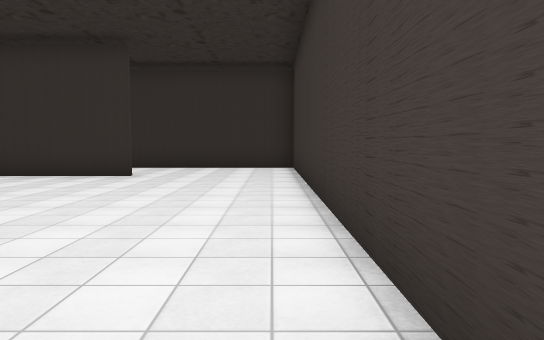
[1] (above)

24 first-person views from a walk through a scene from a Unity 3-D project. The camera is 1.5 m above the floor, tilts 4° down and sees 70° across. The floor is counted in squares, 2 m on a side. Each view is taken from the middle of a square. On the plan, view 1 faces up. The plan holds only what a view shows up to about 12 squares ahead; the rest is blank. The place goes on beyond the plan. The player is left out. Some surface patterns are stand-ins.

[2]
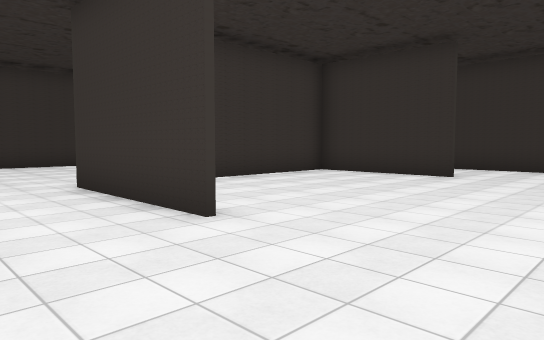

[3]
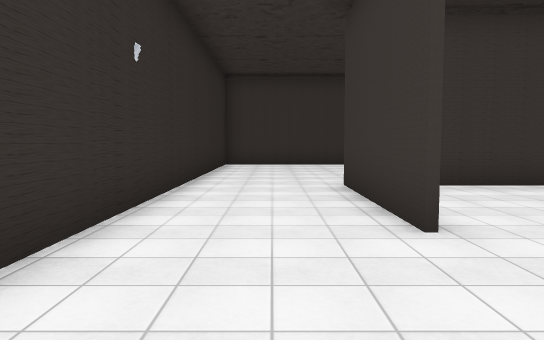

[4]
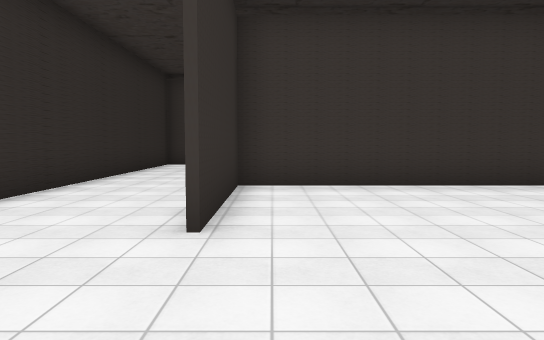

[5]
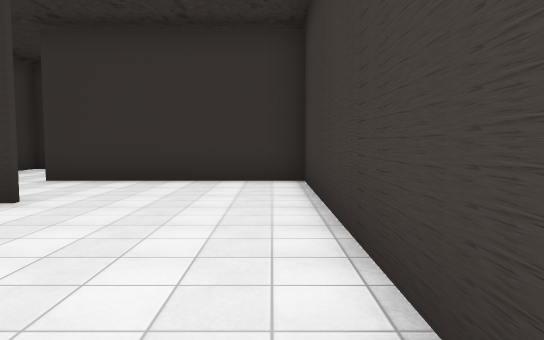

[6]
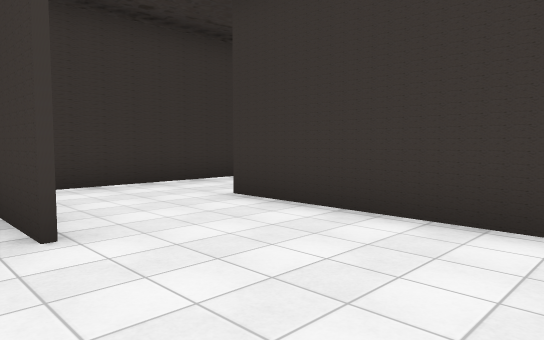

[7]
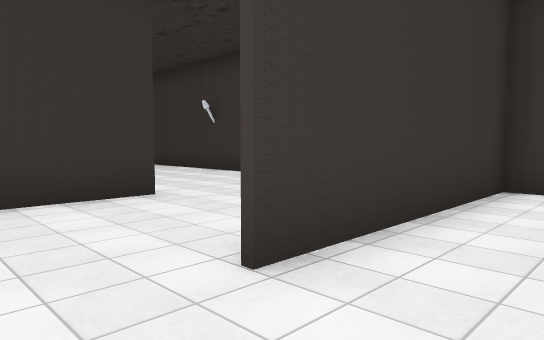

[8]
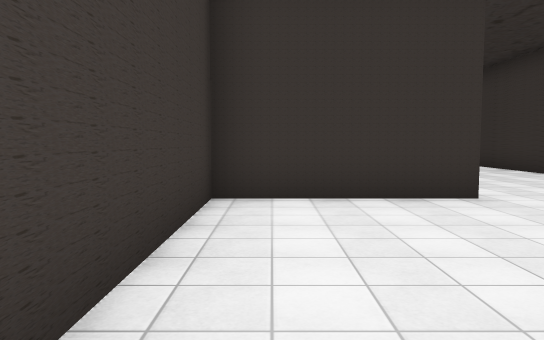

[9]
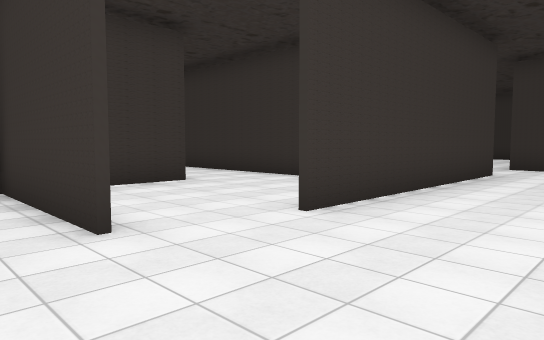

[10]
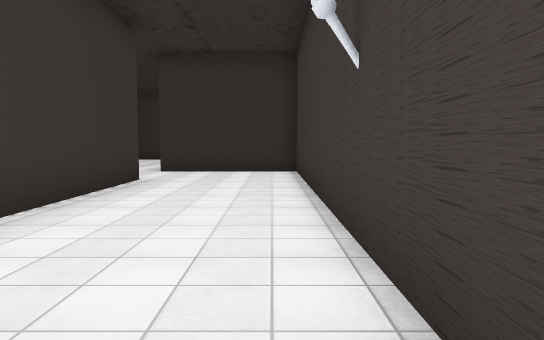

[11]
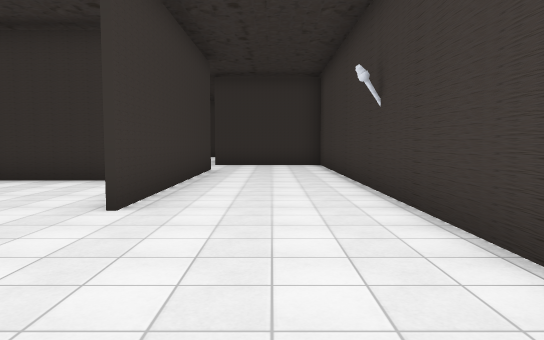

[12]
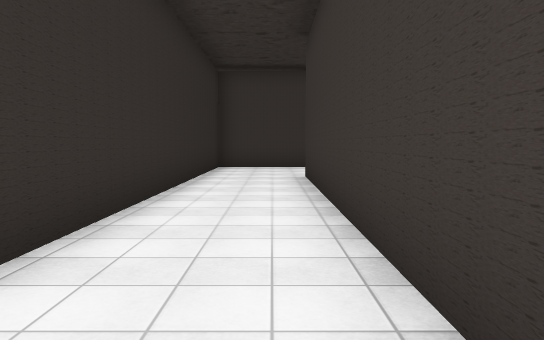

[13]
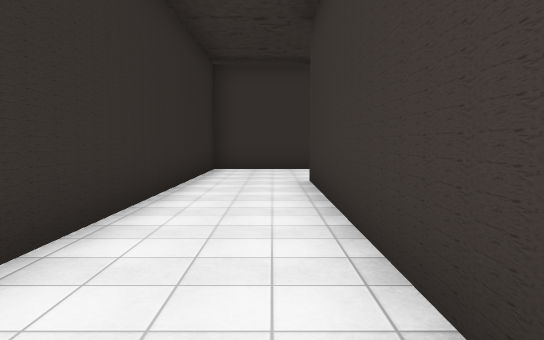

[14]
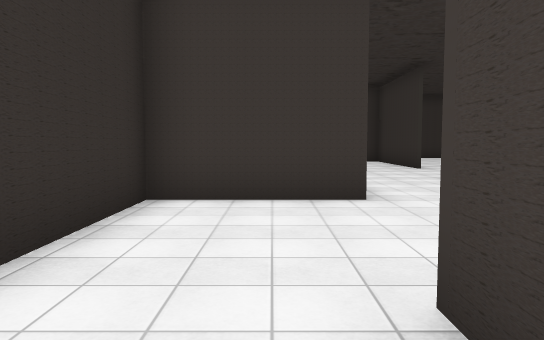

[15]
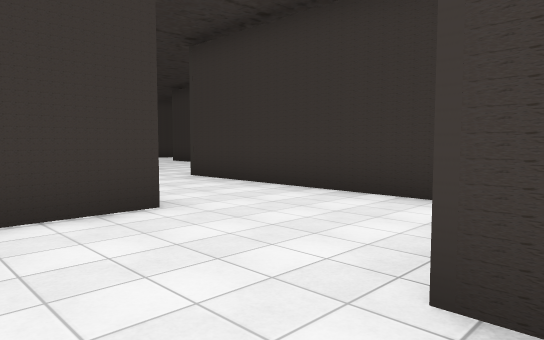

[16]
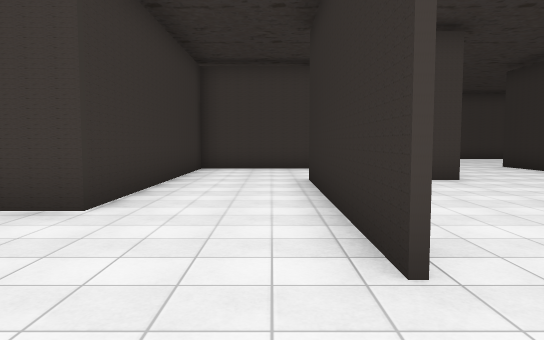

[17]
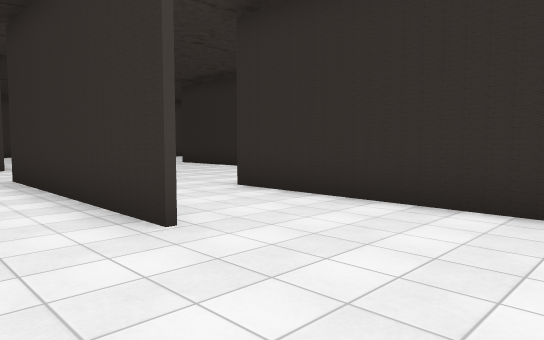

[18]
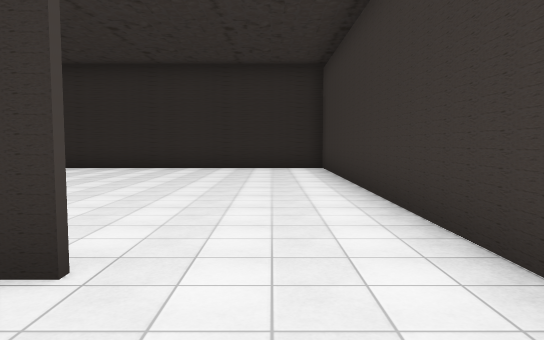

[19]
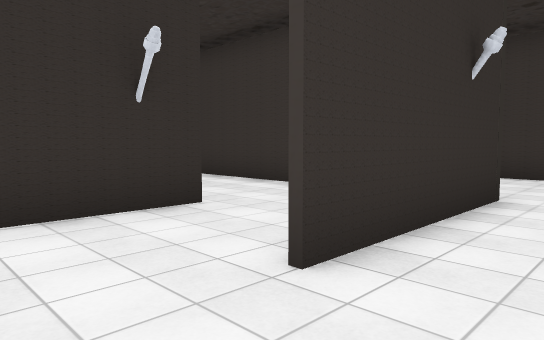

[20]
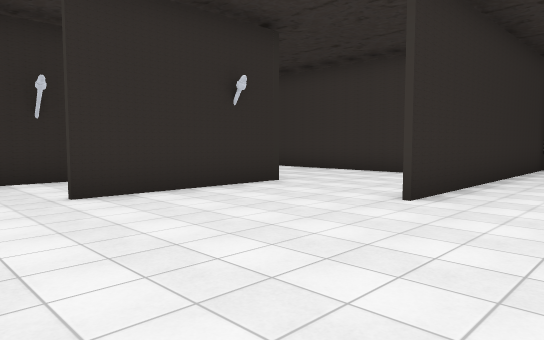

[21]
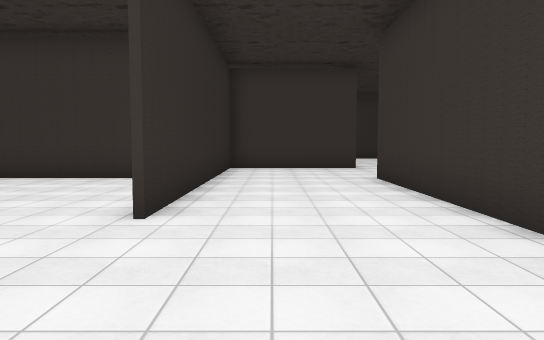

[22]
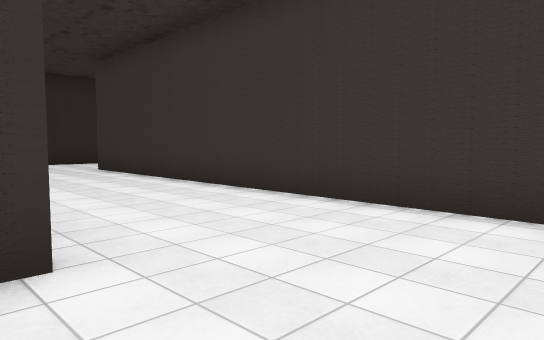

[23]
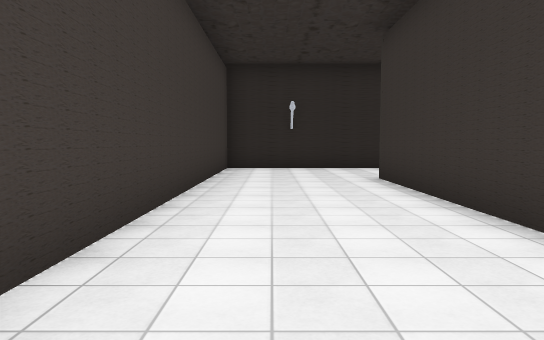

[24]
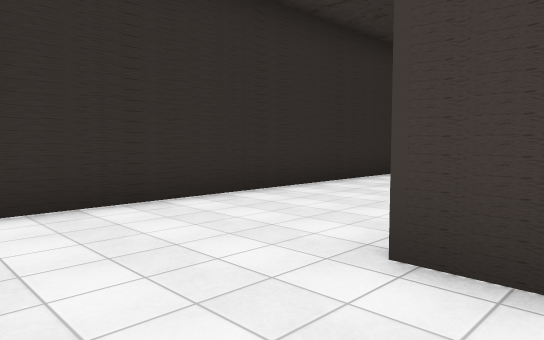

### Floor plan
Points are (right, up) in squares from view 1. A wall is a line through its corners. A room is listed if a view was taken in it or the views show most of it. See-through windows are left out.
Room 1 (views 1, 2, 3, 4, 5, 6)
walls: (-3.2, 2.3) (-7.1, 2.3); (-3.2, 8.8) (-6.8, 8.8) (-6.8, 2.4) (-3.2, 2.4); (0.6, 0.9) (0.6, 11.7) (-4.5, 11.7); (-8.4, -0.6) (-2.2, -0.6)
ways out: opening at (-4, 10.5) to room 2; opening at (-8, 0.5) to room 5
Room 2 (views 7, 8)
walls: (-6.8, 11.6) (-6.8, 9.9)
ways out: opening at (-4, 10.5) to room 1; opening at (-5.5, 12) to room 8
Room 3 (views 9, 10, 11, 12, 13, 14, 15)
walls: (-4.3, 20.7) (-13.7, 20.8); (-6.8, 18.4) (-6.8, 16.8); (-3.2, 15.2) (-4.4, 15.2); (-2.7, 24) (-2.7, 17.2); (0.6, 15.2) (0.6, 26.2) (-3, 26.2); (-17.1, 21.2) (-17.1, 18.3) (-7.3, 18.3)
ways out: opening at (-15.5, 21) to room 4; opening at (-4, 13.5) to room 8; opening at (-3, 25)
Room 4 (views 16, 17)
walls: (-23, 21.3) (-17.1, 21.2); (-23.4, 24.3) (-24, 24.3); (-25.3, 18.5) (-22.6, 18.5); (-13.7, 20.8) (-13.7, 24.1) (-20.8, 24.1)
ways out: opening at (-15.5, 21) to room 3; opening at (-21.5, 20) to room 6; opening at (-22.5, 24)
Room 5 (view 18)
walls: (-13.5, 8.9) (-13.5, -0.6); (-14.1, -0.6) (-8.4, -0.6)
ways out: opening at (-8, 0.5) to room 1; opening at (-10, 10.5) to room 7
Room 6 (views 19, 20, 21, 22, 23, 24)
walls: (-13.7, 11.5) (-9.7, 11.5); (-17.3, 13.4) (-17.3, 2.8); (-12, 18.2) (-17.2, 18.2) (-17.2, 18.9); (-22.6, 18.5) (-20.6, 18.5) (-20.6, 14.8) (-12.8, 14.7); (-13.7, -0.6) (-13.7, 9.2); (-23.8, -0.6) (-14.1, -0.6)
ways out: opening at (-21.5, 20) to room 4; opening at (-8.5, 12) to room 7
Room 7 (no view inside)
walls: (-10.9, 8.9) (-8.7, 8.9)
ways out: opening at (-10, 10.5) to room 5; opening at (-8.5, 12) to room 6
Room 8 (no view inside)
walls: (-4.4, 15.2) (-6.8, 15.2) (-6.8, 11.6)
ways out: opening at (-5.5, 12) to room 2; opening at (-4, 13.5) to room 3

Where each view was taken, in squares from view 1:
view 1: 0 up, 0 right, facing up
view 2: 0 up, 0 right, facing up-left
view 3: 1 up, 0 right, facing left
view 4: 3 up, 0 right, facing left
view 5: 4 up, 0 right, facing up
view 6: 8 up, 0 right, facing up-left
view 7: 10 up, 6 left, facing up-right
view 8: 10 up, 6 left, facing up
view 9: 14 up, 0 right, facing up-left
view 10: 16 up, 0 right, facing up
view 11: 13 up, 1 left, facing up
view 12: 20 up, 5 left, facing left
view 13: 20 up, 6 left, facing left
view 14: 20 up, 12 left, facing left
view 15: 19 up, 13 left, facing up-left
view 16: 22 up, 25 left, facing right
view 17: 23 up, 26 left, facing down-right
view 18: 11 up, 12 left, facing down
view 19: 13 up, 8 left, facing down-left
view 20: 17 up, 8 left, facing down-left
view 21: 16 up, 9 left, facing left
view 22: 14 up, 13 left, facing down-left
view 23: 11 up, 15 left, facing down
view 24: 4 up, 15 left, facing down-left
